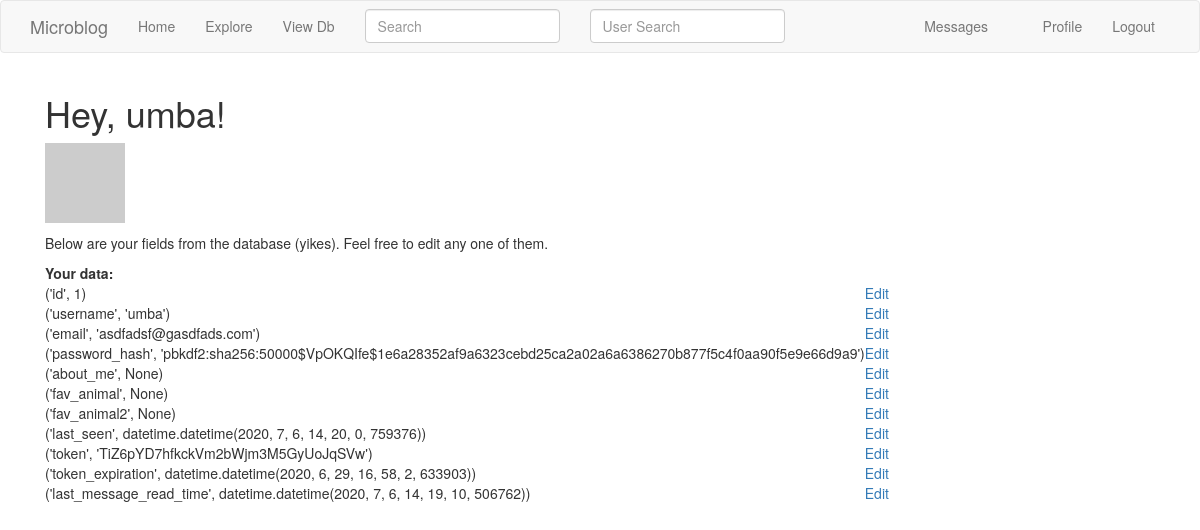
Screenshot of /view_db (signed in) with the database file from the repository.
### app/models.py (models this page shows, shortened)
class PaginatedAPIMixin(object):
    @staticmethod
    def to_collection_dict(query, page, per_page, endpoint, **kwargs):
        resources = query.paginate(page, per_page, False)
        data = {
            'items': [item.to_dict() for item in resources.items],
            '_meta': {
                'page': page,
                'per_page': per_page,
                'total_pages': resources.pages,
                'total_items': resources.total
            },
            '_links': {
                'self': url_for(endpoint, page=page, per_page=per_page, **kwargs),
                'next': url_for(endpoint, page=page+1, per_page=per_page, **kwargs) if resources.has_next else None,
                'prev': url_for(endpoint, page=page-1, per_page=per_page, **kwargs) if resources.has_prev else None
            }
        }
        return data

class SearchableMixin(object):
    @classmethod
    def before_commit(cls, session):
        session._changes = {
            'add': list(session.new),
            'update': list(session.dirty),
            'delete': list(session.deleted)
        }
    @classmethod
    def after_commit(cls, session):
        for obj in session._changes['add']:
            if isinstance(obj, SearchableMixin):
                add_to_index(obj.__tablename__, obj)
        for obj in session._changes['update']:
            if isinstance(obj, SearchableMixin):
                add_to_index(obj.__tablename__, obj)
        for obj in session._changes['delete']:
            if isinstance(obj, SearchableMixin):
                remove_from_index(obj.__tablename__, obj)
        session._changes = None

class User(PaginatedAPIMixin, SearchableMixin, UserMixin, db.Model):
    id = db.Column(db.Integer, primary_key=True)
    username = db.Column(db.String(64), index=True, unique=True)
    email = db.Column(db.String(120), index=True, unique=True)
    password_hash = db.Column(db.String(128))
    posts = db.relationship('Post', backref='author', lazy='dynamic')
    about_me = db.Column(db.String(140))
    fav_animal = db.Column(db.String(140))
    fav_animal2 = db.Column(db.String(140))
    last_seen = db.Column(db.DateTime, default=datetime.utcnow)
    followed = db.relationship(
        'User', secondary=followers,
        primaryjoin=(followers.c.follower_id == id),
        secondaryjoin=(followers.c.followed_id == id),
        backref=db.backref('followers', lazy='dynamic'), lazy='dynamic')
    token = db.Column(db.String(32), index=True, unique=True)
    token_expiration = db.Column(db.DateTime)
    messages_sent = db.relationship('Message',
                                    foreign_keys='Message.sender_id',
                                    backref='author', lazy='dynamic')
    messages_received = db.relationship('Message',
                                        foreign_keys='Message.recipient_id',
                                        backref='recipient', lazy='dynamic')
    last_message_read_time = db.Column(db.DateTime)
    def new_messages(self):
        last_read_time = self.last_message_read_time or datetime(1900, 1, 1)
        return Message.query.filter_by(recipient=self).filter(
            Message.timestamp > last_read_time).count()
    notifications = db.relationship('Notification', backref='user', lazy='dynamic')
    def avatar(self, size):
        digest = md5(self.email.lower().encode('utf-8')).hexdigest()
        return 'https://www.gravatar.com/avatar/{}?d=identicon&s={}'.format(
            digest, size)
    __searchable__ = ['username', 'email']
    tasks = db.relationship('Task', backref='user', lazy='dynamic')
    def get_tasks_in_progress(self):
        return Task.query.filter_by(user=self, complete=False).all()

### app/view_db/routes.py (the view)
@bp.route('/view_db')
@login_required
def view_db():
    user = User.query.filter_by(username=current_user.username).first() #UNSECURE
    attr_keys = [c.key for c in User.__table__.c]
    attrs = [user.__getattribute__(c.key) for c in User.__table__.c]
    keyed_attrs = zip(attr_keys, attrs)
    return render_template('view_db/view_db.html', keyed_attrs=keyed_attrs)

### app/main/forms.py
class SearchForm(FlaskForm):
    q = StringField(_l('Search'), validators=[DataRequired()])
    def __init__(self, *args, **kwargs):
        if 'formdata' not in kwargs:
            kwargs['formdata'] = request.args
        if 'csrf_enabled' not in kwargs:
            kwargs['csrf_enabled'] = False
        super(SearchForm, self).__init__(*args, **kwargs)

class UserSearchForm(FlaskForm):
    q = StringField(_l('User Search'), validators=[DataRequired()])
    def __init__(self, *args, **kwargs):
        if 'formdata' not in kwargs:
            kwargs['formdata'] = request.args
        if 'csrf_enabled' not in kwargs:
            kwargs['csrf_enabled'] = False
        super(UserSearchForm, self).__init__(*args, **kwargs)

### app/main/routes.py (called while the page is built)
@bp.before_app_request
def before_request():
    if current_user.is_authenticated:
        current_user.last_seen = datetime.utcnow()
        db.session.commit()
        g.search_form = SearchForm()
        g.user_search_form = UserSearchForm()
    g.locale = str(get_locale())

### app/models.py (called while the page is built)
@login.user_loader
def load_user(id):
    return User.query.get(int(id))

### app/templates/view_db/view_db.html (shortened to what this page needs)
{% extends "base.html" %}
{% block app_content %}
<h1>Hey, {{ current_user.username }}!</h1>
<p><img src="{{ current_user.avatar(128) }}"></p>
<p>Below are your fields from the database (yikes). Feel free to edit any one of them.</p>
<table>
    <th>Your data:</th>
    {% for ka in keyed_attrs %}
    <tr>
        <td>{{ ka }}</td>
        <td><a href="{{ url_for('view_db.edit', attr_key=ka[0]) }}">Edit</a></td>
    </tr>
    {% endfor %}
    {% endblock %}

### rows the page displays
User: username "umba", ka "('username', 'umba')", ka "('email', 'asdfadsf@gasdfads.com')", ka "('password_hash', 'pbkdf2:sha256:50000$VpOKQIfe$1e6a28352af9a6323cebd25ca2a02a6a6386270b877f5c4f0aa90f5e9e66d9a9')", ka "('token', 'TiZ6pYD7hfkckVm2bWjm3M5GyUoJqSVw')"

### other values shown
{{ ka }} "('id', 1)" "('about_me', None)" "('fav_animal', None)" "('fav_animal2', None)" "('last_seen', datetime.datetime(2020, 7, 6, 14, 20, 0, 759376))" "('token_expiration', datetime.datetime(2020, 6, 29, 16, 58, 2, 633903))" "('last_message_read_time', datetime.datetime(2020, 7, 6, 14, 19, 10, 506762))"
